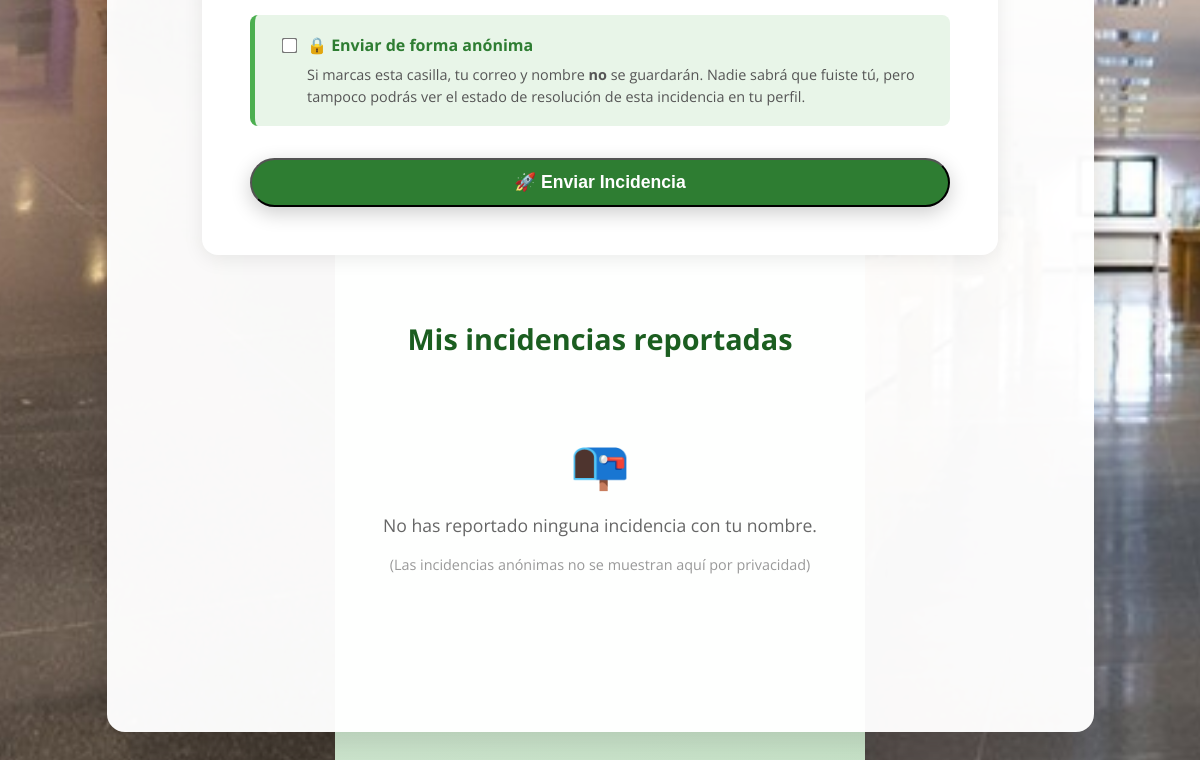
/incidencias (signed in, lower part), run on an earlier commit of the app's database.
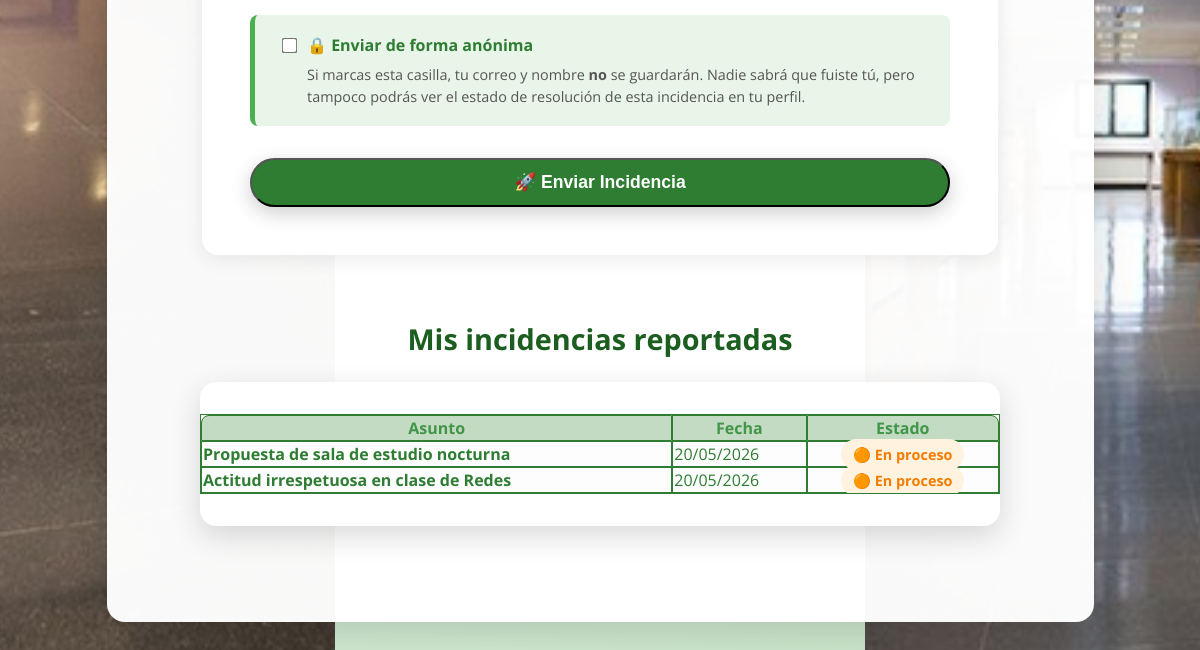
And on a later commit of the database.
### models.py (models this page shows)
class Incident(db.Model):
    __tablename__ = "incidents"
    id = db.Column(db.Integer, primary_key=True)
    title = db.Column(db.String(200), nullable=False)
    description = db.Column(db.Text, nullable=False)
    status = db.Column(db.String(20), nullable=False, default="Abierta")
    created_at = db.Column(db.DateTime, nullable=False, default=datetime.utcnow)
    user_id = db.Column(db.Integer, db.ForeignKey("users.id"), nullable=True)
    user = db.relationship("User", backref="incidents")

### app.py (the view, shortened to what this page needs)
@app.route("/incidencias", methods=["GET", "POST"])
@login_required
def incidents():
    mis_incidencias = Incident.query.filter_by(user_id=current_user.id).order_by(Incident.created_at.desc()).all()
    return render_template("incidents.html", incidencias=mis_incidencias)

### app.py (called while the page is built)
@login_manager.user_loader
def load_user(user_id):
    return db.session.get(User, int(user_id))

### templates/incidents.html (shortened to what this page needs)
{% extends "base.html" %}
{% block custom_css %}
<link rel="stylesheet" href="{{ url_for('static', filename='css/incidents.css') }}">
{% endblock %}
{% block content %}
<div class="form-container">
    <form method="post">
        <div>
        </div>
        <div class="info-box anonymous-box">
            <div style="display: flex; align-items: center; margin-bottom: 5px;">
                <input type="checkbox" id="anonymous" name="anonymous" value="yes" class="checkbox-large">
                <label for="anonymous" class="checkbox-label" style="margin-left: 8px;">🔒 Enviar de forma anónima</label>
            </div>
            <p class="anonymous-help-text">
                Si marcas esta casilla, tu correo y nombre <strong>no</strong> se guardarán. Nadie sabrá que fuiste tú, pero tampoco podrás ver el estado de resolución de esta incidencia en tu perfil.
            </p>
        </div>
        <div style="margin-top: 2rem;">
            <button type="submit" class="btn-create" style="width: 100%; font-size: 1.1rem; padding: 12px; border-radius: 50px;">
                🚀 Enviar Incidencia
            </button>
        </div>
    </form>
</div>
<h3 class="section-title">Mis incidencias reportadas</h3>
{% if incidencias %}
    <div class="table-wrapper" style="max-width: 800px; margin: 0 auto;">
        <table class="tabla-centrada" style="width: 100%;">
            <thead>
                <tr>
                    <th style="border-top-left-radius: 8px;">Asunto</th>
                    <th>Fecha</th>
                    <th style="border-top-right-radius: 8px;">Estado</th>
                </tr>
            </thead>
            <tbody>
            {% for inc in incidencias %}
                <tr>
                    <td><strong>{{ inc.title }}</strong></td>
                    <td>{{ inc.created_at.strftime('%d/%m/%Y') }}</td>
                    <td style="text-align: center;">
                        {% if inc.status == 'Abierta' %}
                            <span class="status-abierta">🔴 Abierta</span>
                        {% elif inc.status == 'En proceso' %}
                            <span class="status-proceso">🟠 En proceso</span>
                        {% else %}
                            <span class="status-cerrada">🟢 Cerrada</span>
                        {% endif %}
                    </td>
                </tr>
            {% endfor %}
            </tbody>
        </table>
    </div>
{% else %}
    <div class="empty-state-text" style="padding: 3rem; text-align: center;">
        <p style="font-size: 3rem; margin: 0;">📭</p>
        <p style="color: #666; font-size: 1.1rem;">No has reportado ninguna incidencia con tu nombre.</p>
        <p style="color: #999; font-size: 0.9rem;">(Las incidencias anónimas no se muestran aquí por privacidad)</p>
    </div>
{% endif %}
{% endblock %}

What changed in the data, as far as the page shows it:
added Incident: title "Propuesta de sala de estudio nocturna", created_at "20/05/2026", status "🟠 En proceso"
added Incident: title "Actitud irrespetuosa en clase de Redes", created_at "20/05/2026", status "🟠 En proceso"
Also different on the page:
text no longer shown: "📭 No has reportado ninguna incidencia con tu nombre. (Las incidencias anónimas no se muestran aquí por privacidad)"
text now shown: "Asunto Fecha Estado"
